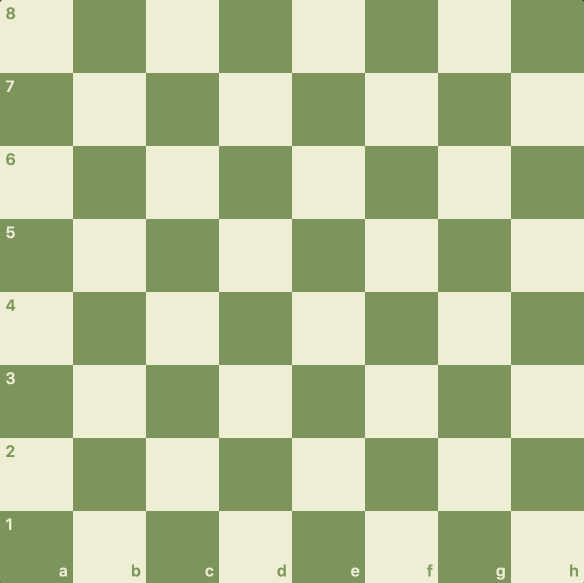
#> input picture practice/2.png, 1168 x 1166 px, found by its file name (shown at 1/2 size)
$ python 'corner detection.py'
#> lines starting #> are read from the running program, lines starting #| are printed output that depends on the picture; after the words box and inside, x2 and y2 are one past the last pixel; in counts of white or black regions, pixels touching at a corner belong together
import numpy as np
import cv2

img = cv2.imread('practice/2.png')
#> img is the input picture: shape (1166, 1168, 3); mean B, G, R 153, 193, 181.5
img = cv2.resize(img, (0, 0), fx=0.5, fy=0.5)
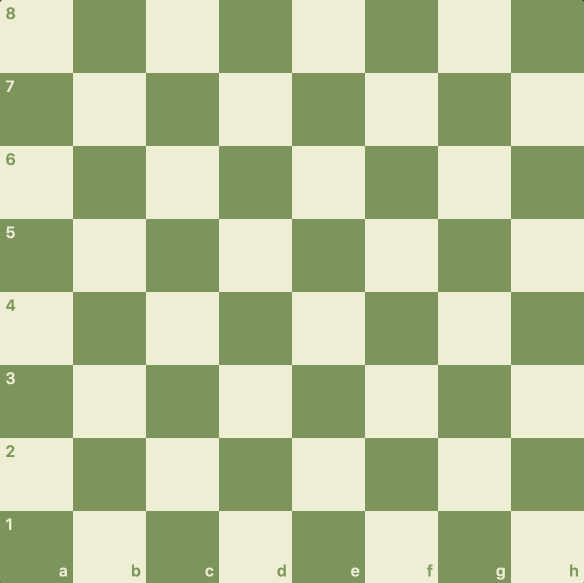
#> img: shape (583, 584, 3); mean B, G, R 153, 193, 181.5
gray_img = cv2.cvtColor(img, cv2.COLOR_BGR2GRAY)
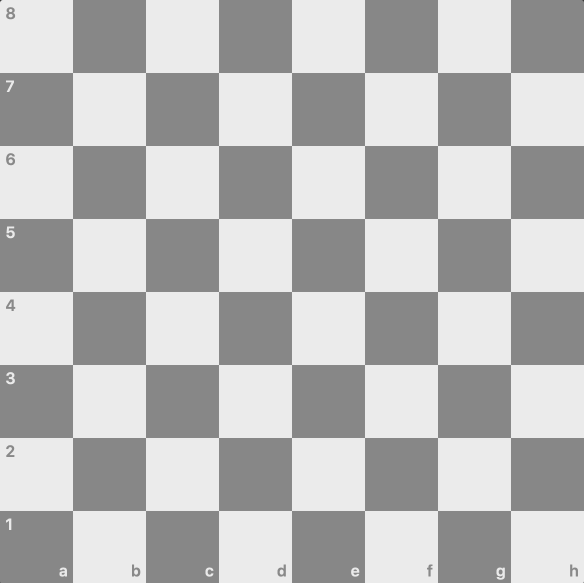
#> gray_img: shape (583, 584); min 55, max 235, mean 185

corners = cv2.goodFeaturesToTrack(gray_img, 50, 0.01, 10)
#> corners = 50 rows, first 8: [10, 10], [145, 438], [438, 145], [438, 511], [511, 438], [72, 145], [145, 72], [437, 437]
corners = np.int0(corners)

for cor in corners:
    x, y = cor.ravel()
    cv2.circle(img, (x, y), 5, (0,0,255), -1)
#> this loop made 50 passes
#> (x, y) on passes 1 to 12: (10, 10), (145, 438), (438, 145), (438, 511), (511, 438), (72, 145), (145, 72), (437, 437), (146, 146), (365, 438), (291, 438), (219, 438)
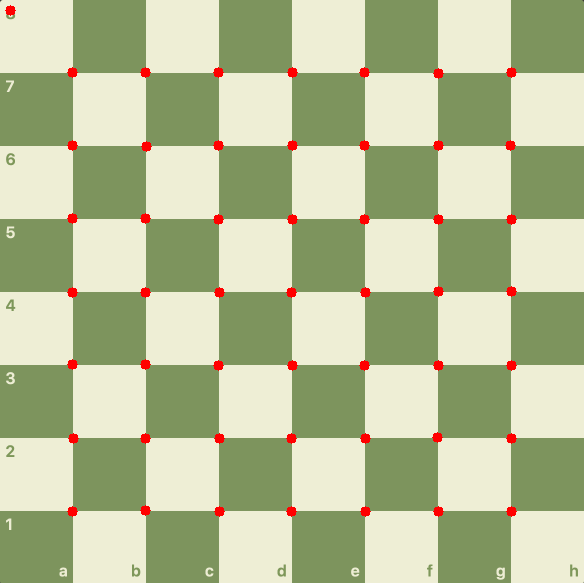
#> img: shape (583, 584, 3); 1.19% of pixels changed, all inside (x1, y1, x2, y2) = (5, 5, 517, 517)

for i in range(len(corners)):
    for j in range(i+1,len(corners)):
        cor1 = tuple(corners[i][0])
        cor2 = tuple(corners[j][0])
        color = tuple(map(lambda x: int(x), np.random.randint(0,255, size=3)))
        cv2.line(img, cor1, cor2, color, 1)
#> this loop made 50 passes
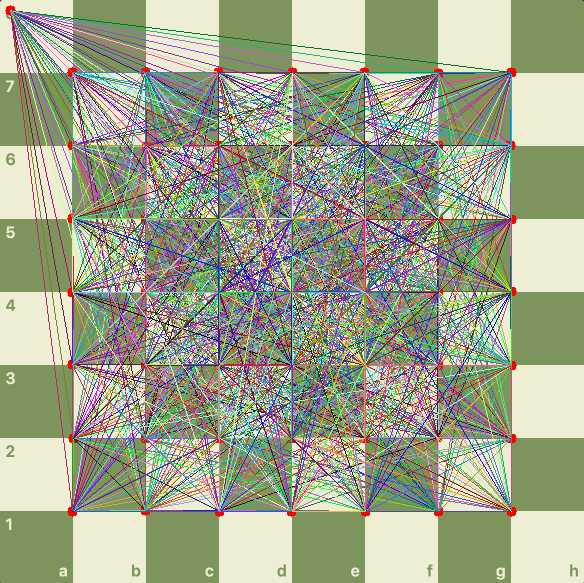
#> img: shape (583, 584, 3); mean B, G, R 141.6, 165.3, 159.4

cv2.imshow('frame', img)
cv2.waitKey(0)
cv2.destroyAllWindows()

$ run again, with practice/3.jpg saved as practice/2.png
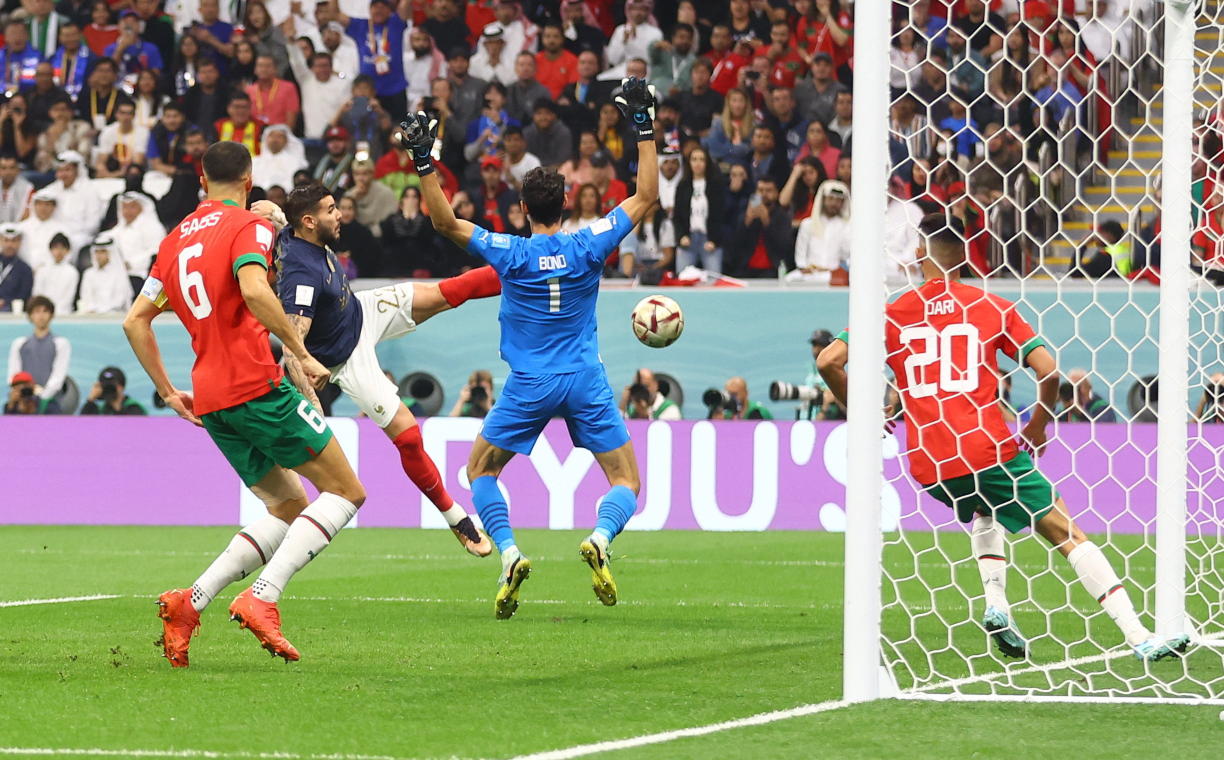
#> input picture practice/3.jpg, 2448 x 1520 px, found by its file name (shown at 1/2 size)
#> img is the input picture: shape (1520, 2448, 3); mean B, G, R 122.1, 142.7, 145.1
#> `gray_img = cv2.cvtColor(img, cv2.COLOR_BGR2GRAY)`:
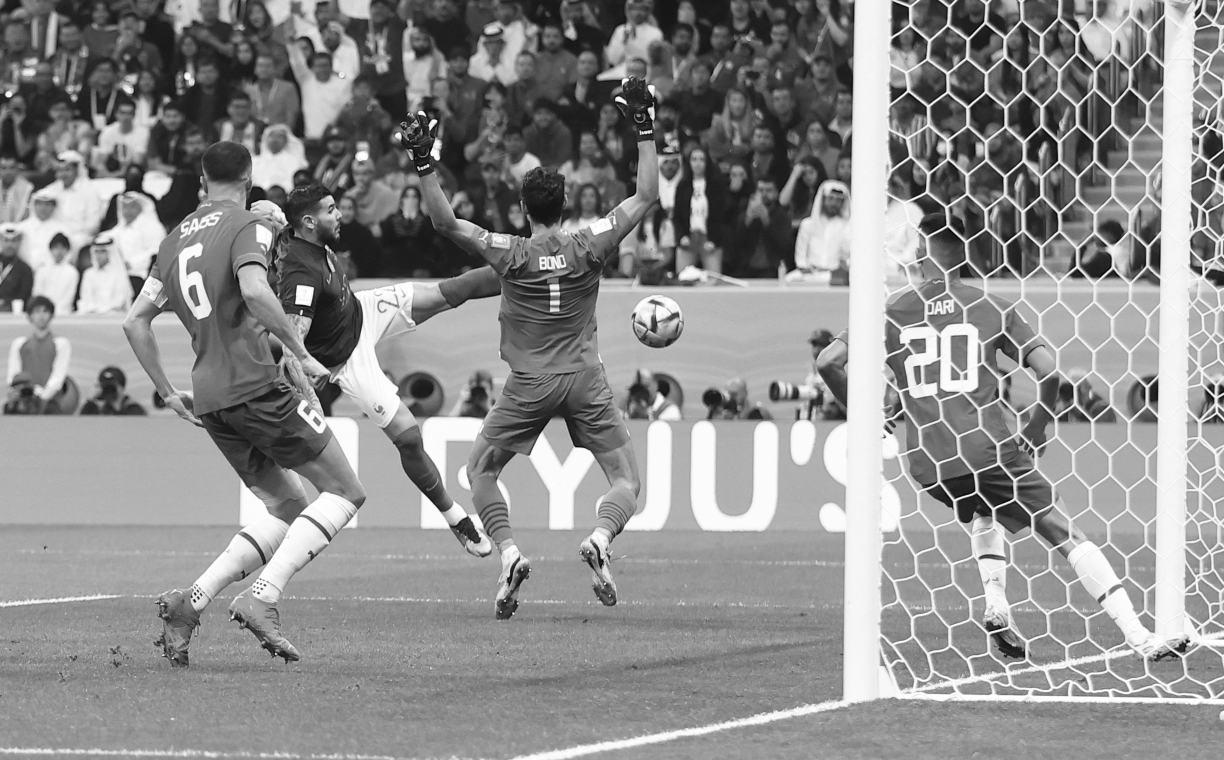
#> gray_img: shape (760, 1224); min 4, max 255, mean 141.2
#> corners = 50 rows, first 8: [1189, 641], [428, 165], [258, 593], [301, 310], [513, 613], [195, 601], [326, 245], [651, 131]
#> the loop `for cor in corners:` made 50 passes
#> the loop `for i in range(len(corners)):` made 50 passes
#> after the loop `for i in range(len(corners)):`:
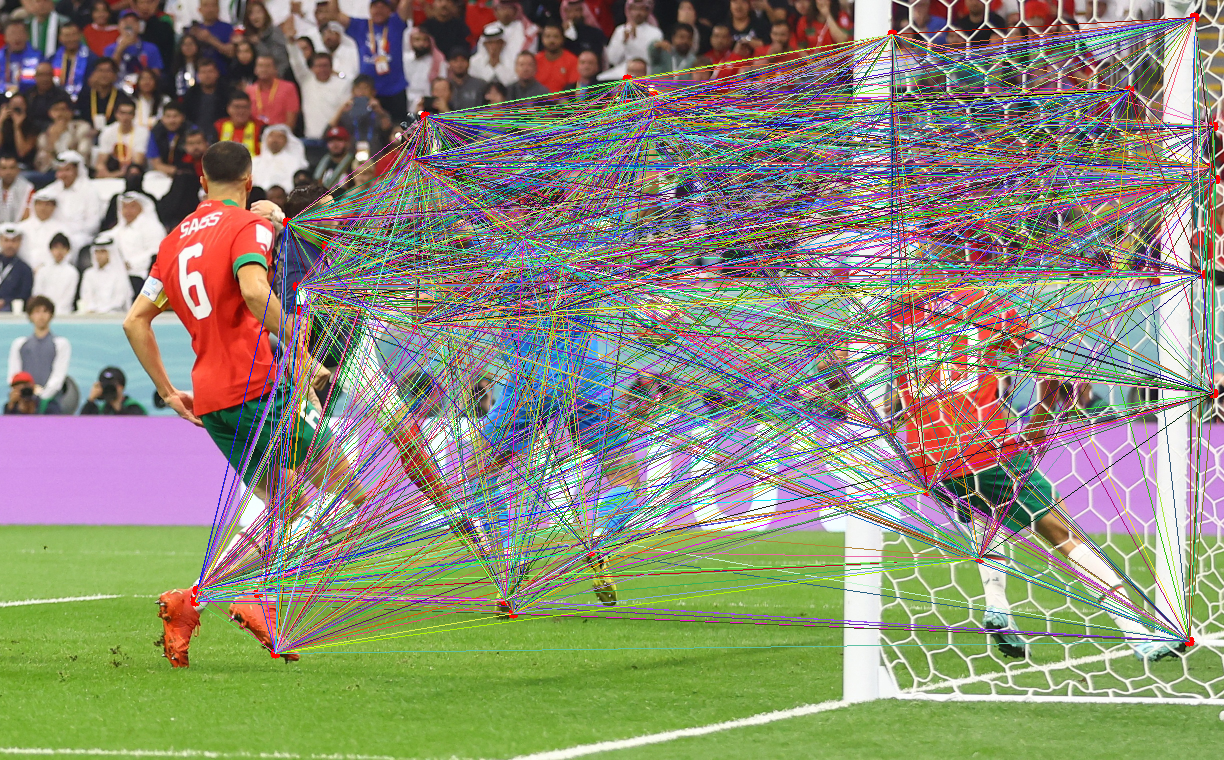
#> img: shape (760, 1224, 3); mean B, G, R 119, 139.2, 141.1

$ run again, with practice/4.jpg saved as practice/2.png
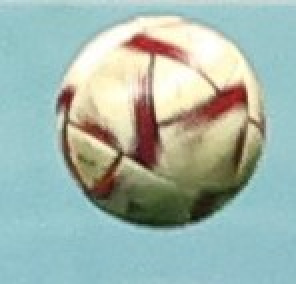
#> input picture practice/4.jpg, 148 x 142 px, found by its file name (shown 2 times larger)
#> img is the input picture: shape (142, 148, 3); mean B, G, R 172.4, 181.9, 161.2
#> `gray_img = cv2.cvtColor(img, cv2.COLOR_BGR2GRAY)`:
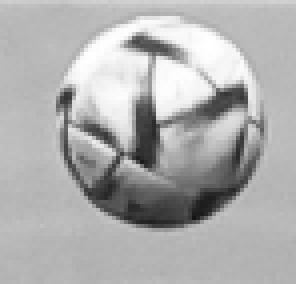
#> gray_img: shape (71, 74) (shown 4 times larger); min 21, max 255, mean 174.8
#> corners = 14 rows, first 8: [17, 22], [40, 30], [31, 39], [31, 11], [60, 21], [22, 47], [45, 14], [61, 32]
#> the loop `for cor in corners:` made 14 passes
#> the loop `for i in range(len(corners)):` made 14 passes
#> after the loop `for i in range(len(corners)):`:
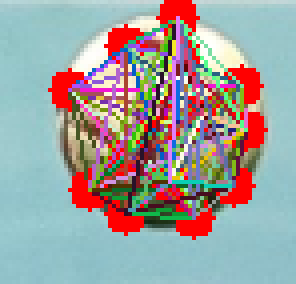
#> img: shape (71, 74, 3) (shown 4 times larger); mean B, G, R 156, 157.7, 159.1
